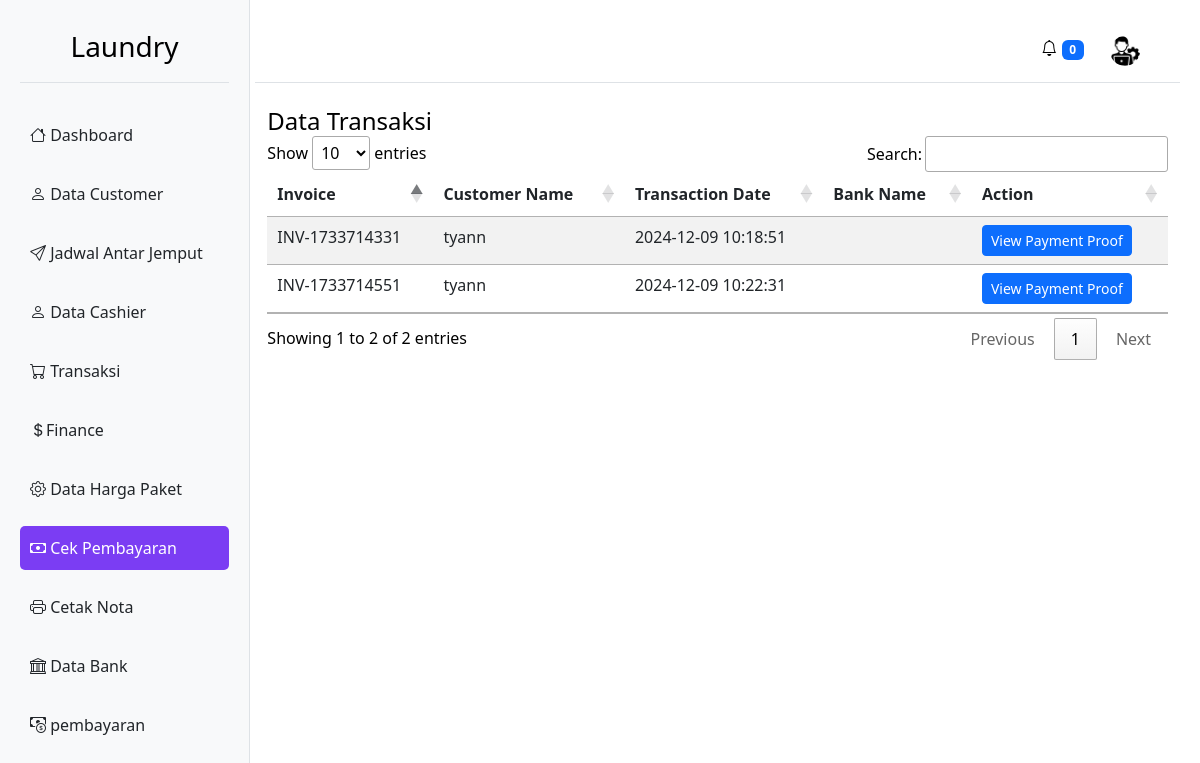
Page /admin/cek_pembayaran.php (signed in) on the committed database.
### tables this page shows
CREATE TABLE `transaksi_laundry` (
  `id` int(11) NOT NULL,
  `uuid` varchar(36) NOT NULL,
  `id_pelanggan` int(11) DEFAULT NULL,
  `id_akun` int(11) NOT NULL,
  `kode_pembayaran` varchar(255) DEFAULT NULL,
  `faktur` varchar(255) DEFAULT NULL,
  `jenis` varchar(50) DEFAULT NULL,
  `jumlah` decimal(10,2) DEFAULT NULL,
  `biaya` decimal(10,2) DEFAULT NULL,
  `kode_unik` varchar(255) DEFAULT NULL,
  `tanggal_transaksi` datetime DEFAULT NULL,
  `tanggal_dibayar` datetime DEFAULT NULL,
  `batas_waktu_transaksi` datetime DEFAULT NULL,
  `status` enum('pending','menunggu pembayaran','laundry sedang di ambil','sedang proses laundry','laundry selesai','laundry sedang di antar','selesai','gagal') DEFAULT NULL,
  `pickup_date` date DEFAULT NULL,
  `delivery_date` date DEFAULT NULL,
  `created_at` timestamp NULL DEFAULT current_timestamp(),
  `updated_at` timestamp NULL DEFAULT current_timestamp() ON UPDATE current_timestamp(),
  `deleted_at` timestamp NULL DEFAULT NULL,
  `id_paket` int(11) DEFAULT NULL,
  `alamat` varchar(255) DEFAULT NULL,
  `bukti_pembayaran` varchar(255) DEFAULT NULL,
  `id_bank` int(11) DEFAULT NULL,
  `charge` int(11) DEFAULT 0
);

CREATE TABLE `data_customer` (
  `id` int(11) NOT NULL,
  `id_user` int(11) DEFAULT NULL,
  `nama` varchar(255) DEFAULT NULL,
  `telepon` varchar(20) DEFAULT NULL,
  `created_at` timestamp NULL DEFAULT current_timestamp(),
  `updated_at` timestamp NULL DEFAULT current_timestamp() ON UPDATE current_timestamp()
);

### admin/cek_pembayaran.php (the view, shortened to what this page needs)
<?php
include '../database.php';
$query = "SELECT t.id, t.faktur, t.tanggal_transaksi, t.bukti_pembayaran,
                 c.nama AS customer_name, b.nama_bank
          FROM transaksi_laundry t
          LEFT JOIN data_customer c ON t.id_pelanggan = c.id
          LEFT JOIN detail_bank_laundry b ON t.id_bank = b.id";
$stmt = $pdo->prepare($query);
$stmt->execute();
$transactions = $stmt->fetchAll(PDO::FETCH_ASSOC);
?>
<!DOCTYPE html>
<html lang="en">
<head>
    <link href="https://cdn.jsdelivr.net/npm/bootstrap@5.3.0-alpha1/dist/css/bootstrap.min.css" rel="stylesheet">
    <link rel="stylesheet" href="https://cdn.datatables.net/1.13.4/css/jquery.dataTables.min.css">
</head>
<body>
    <?php include 'sidebar_admin.php'; ?>
    <div class="container mt-4">
                <h4 class="card-title">Data Transaksi</h4>
                <table id="transactionsTable" class="table table-striped">
                    <thead>
                        <tr>
                            <th>Invoice</th>
                            <th>Customer Name</th>
                            <th>Transaction Date</th>
                            <th>Bank Name</th>
                            <th>Action</th>
                        </tr>
                    </thead>
                    <tbody>
                        <?php foreach ($transactions as $transaction): ?>
                            <tr>
                                <td><?php echo $transaction['faktur']; ?></td>
                                <td><?php echo $transaction['customer_name']; ?></td>
                                <td><?php echo $transaction['tanggal_transaksi']; ?></td>
                                <td><?php echo $transaction['nama_bank']; ?></td>
                                <td>
                                    <button class="btn btn-primary btn-sm view-proof-btn" data-bs-toggle="modal"
                                        data-bs-target="#proofModal" data-payment-proof="<?php echo $transaction['bukti_pembayaran']; ?>">
                                        View Payment Proof
                                    </button>
                                </td>
                            </tr>
                        <?php endforeach; ?>
                    </tbody>
                </table>
            </div>
        </div>
    </div>
</body>
</html>

### rows in the picture
transaksi_laundry: faktur "INV-1733714331", id_pelanggan.nama "tyann", tanggal_transaksi "2024-12-09 10:18:51"
transaksi_laundry: faktur "INV-1733714551", id_pelanggan.nama "tyann", tanggal_transaksi "2024-12-09 10:22:31"
